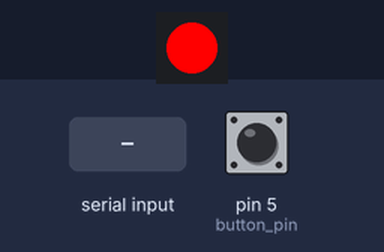
Bench run of a sketch on a simulated Teensy 3. Parts: 1 RGB LEDs in strip order, left to right. Inputs (shaded band) come from the test bench; at power-on: pin 5 (button_pin) HIGH. Dim RGB values are drawn brighter than linear; what the sketch prints to the serial monitor is not drawn.

Above: at 1.2 s.
1.3 s: "M" received over Serial
At 1.6 s:
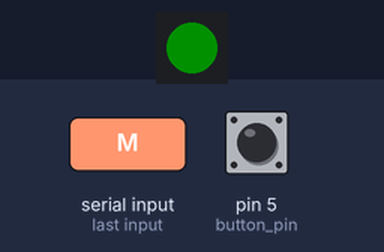
6.9 s: "U" received over Serial
At 8.3 s:
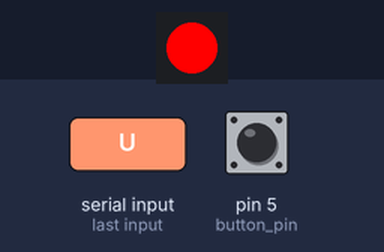
Timing chart, 0 to 9.4 s (numbered marks = the images above; inputs shaded):
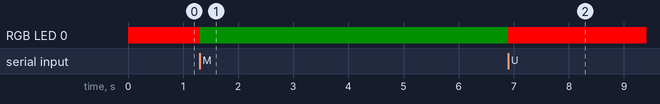

Measured:
- after the input at 1.3 s, RGB LED 0: RGB(255, 0, 0) → RGB(0, 16, 0) at once
- after the input at 6.9 s, RGB LED 0: RGB(0, 16, 0) → RGB(255, 0, 0) at once

The sketch:

main.ino
```cpp
#include "ptt_button.h"
#include "comm.h"
#include "led.h"

void setup()
{
  ptt_button::init();
  led::init();
  comm::init();

  comm::send_mic_off();
}

void loop()
{
  ptt_button::update();

  if (ptt_button::was_pressed()) {
    comm::send_mic_on();
  } else if (ptt_button::was_released()) {
    comm::send_mic_off();
  }

  comm::update();

  if (comm::is_muted()) {
    led::show_mic_off();
  } else {
    led::show_mic_on();
  }
}
```

comm.h
```cpp
#pragma once

namespace comm {
void init();
void update();

void send_mic_on();
void send_mic_off();

bool is_muted();
} // namespace comm
```

led.h
```cpp
#pragma once

namespace led {
void init();

void show_mic_on();
void show_mic_off();
} // namespace led
```

ptt_button.h
```cpp
#pragma once

namespace ptt_button {
void init();
void update();

bool was_pressed();
bool was_released();
} // namespace ptt_button
```

comm.cpp
```cpp
#include "comm.h"

#include <Arduino.h>

bool muted = false;

namespace comm {
void init() {
  Serial.begin(9600);
  while (!Serial) {
    delay(500);
  }
}

void update() {
  if (Serial.available()) {
    auto c = Serial.read();
    switch (c) {
    case 'M':
      muted = true;
      break;
    case 'U':
      muted = false;
      break;
    default:
      break;
    }
  }
}

void send_mic_on() { Serial.print('U'); }
void send_mic_off() { Serial.print('M'); }

bool is_muted() { return muted; }
} // namespace comm
```

led.cpp
```cpp
#include "led.h"

#include <FastLED.h>

constexpr auto num_leds = 1;
constexpr auto data_pin = 17;

CRGB leds[num_leds];

void show_color(CRGB const c) {
  for (auto i = 0; i < num_leds; i++) {
    leds[i] = c;
  }
  FastLED.show();
}

namespace led {
void init() {
  FastLED.addLeds<NEOPIXEL, data_pin>(leds, num_leds);
  show_color(static_cast<CRGB>(CRGB::Blue).nscale8(32));
}

void show_mic_on() { show_color(CRGB::Red); }
void show_mic_off() { show_color(static_cast<CRGB>(CRGB::Green).nscale8(32)); }
} // namespace led
```

ptt_button.cpp
```cpp
#include "ptt_button.h"

#include <Arduino.h>
#include <Bounce2.h>

constexpr auto button_pin = 5;

Bounce button;

namespace ptt_button {
void init() {
  button.attach(button_pin, INPUT_PULLUP);
  button.interval(25);
}

void update() { button.update(); }

bool was_pressed() { return button.fell(); }
bool was_released() { return button.rose(); }
} // namespace ptt_button
```
